Frame 1 (no input): blank canvas, image omitted
Frame 60 (no input): blank canvas, image omitted
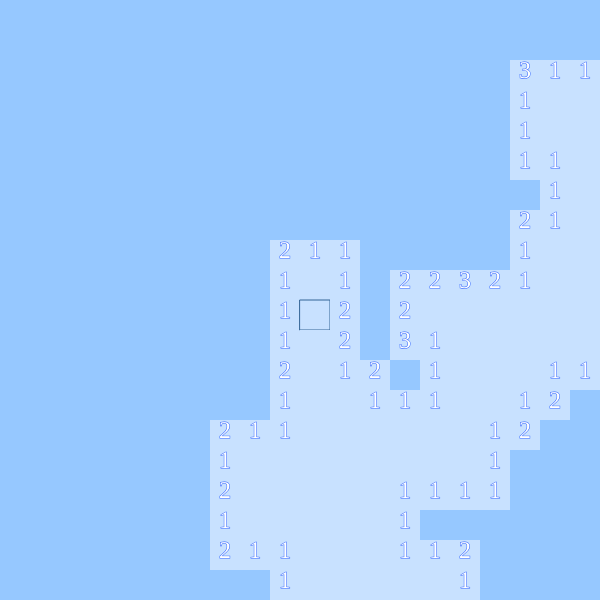
Frame 120 (the mouse pressed at the canvas centre since frame 60)

The p5.js sketch whose frames 1 and 60 were blank and that drew this single picture after the mouse press (run headless with seeded random() and noise() and a simulated clock; from frame 60 on, the mouse is pressed at the canvas centre):

// p5.js sketch
// ── sketch.js
var nodeSize = 30;
var canvSize = 600;
var numberOfMines = 50;

var Nodes=[];
var MineDraw=[];
var PlacedMines=false;
var mouseClickBool=false;
var GameOver = false;
var Win = false;
var cnv;

var foundMouseNode;

function setup() {
  cnv = createCanvas(canvSize,canvSize);
  cnv.position((windowWidth - width) / 2, (windowHeight - height) / 2);
  
  for (var i=0; i<canvSize/nodeSize; i++)
  {
    for (var p=0; p<canvSize/nodeSize; p++)
    {
      Nodes.push(new Node(i, p));
    }
  }
}

 function windowResized()
{
	cnv.position((windowWidth - width) / 2, (windowHeight - height) / 2);
}

function ChooseMines()
{
  for (var i=0; i<(canvSize/nodeSize)*(canvSize/nodeSize); i++)
  {
    if (i!=foundMouseNode && i!=foundMouseNode+1 && i!=foundMouseNode-1 && i!=foundMouseNode-canvSize/nodeSize && i!=foundMouseNode+canvSize/nodeSize)
    {
      if (i!=foundMouseNode+canvSize/nodeSize+1 && i!=foundMouseNode-canvSize/nodeSize+1 && i!=foundMouseNode+canvSize/nodeSize-1 && i!=foundMouseNode-canvSize/nodeSize-1)
      MineDraw.push(i);
    }
  }
  
  for (var i=0; i<numberOfMines; i++)
  {
    var MineChosen=floor(random(0,MineDraw.length));
    Nodes[MineDraw[MineChosen]].isMine=true;
    Nodes[MineDraw[MineChosen]].number=-1;
    MineDraw.splice(MineChosen,1);
  }
}

function Node(x, y)
{
  this.x=x;
  this.y=y;
  this.open=false;
  this.isMine=false;
  this.number=0;
  
  this.show = function()
  {
    if (this.open)
    {
      if (this.isMine)
      {
        fill(50,50,50);
      }
      else
      {
        fill(200,225,255);
      }
    }
    rect(this.x*nodeSize,this.y*nodeSize,nodeSize,nodeSize);
    if (this.open)
    {
      if (this.number!=0)
      {
        fill(255,255,255);
        stroke(50,100,255);
        textAlign(CENTER,TOP);
        textFont("Fantasy");
        textSize((nodeSize/5)*4);
        text(this.number,(this.x*nodeSize)+nodeSize/2,(this.y*nodeSize));
      }
    }
    else
    {
      if (this.number==-2)
      {
        fill(255,255,255);
        stroke(50,100,255);
        textAlign(CENTER,TOP);
        textFont("Fantasy");
        textSize((nodeSize/5)*4);
        text("P",(this.x*nodeSize)+nodeSize/2,(this.y*nodeSize));
      }
    }
  }
}

function FindNode(x, y)
{
  for (var i=0; i<Nodes.length; i++)
  {
    if (Nodes[i].x==x && Nodes[i].y==y)
    {
      return i;
      break;
    }
  }
  return -1
}

function FindMouseNode()
{
    return FindNode(floor(mouseX/nodeSize),floor(mouseY/nodeSize));
}

function mouseClickCheck()
{
  if (foundMouseNode!=-1)
  {
    if(mouseIsPressed)
    {
      if (!mouseClickBool)
      {
        if (mouseButton==LEFT)
        {
          if (!PlacedMines)
          {
            ChooseMines();
            PlacedMines=true;
          }
          if (Nodes[foundMouseNode].number!=-2)
          {
            floodFill(foundMouseNode);
          }
        }
        else
        {
          if (!Nodes[foundMouseNode].open)
          {
            if (Nodes[foundMouseNode].number!=-2)
            {
              Nodes[foundMouseNode].number=-2;
            }
            else
            {
              Nodes[foundMouseNode].number=0;
            }
          }
        }
      }
      mouseClickBool=true;
    }
    else
    {
      mouseClickBool=false;
    }
  }
}

function floodFill(nodeNum)
{
  var nodeNumbersToFill=[];
  if (nodeNum!=-1)
  {
    if (!Nodes[nodeNum].isMine)
    {
      if (!Nodes[nodeNum].open)
      {
        Nodes[nodeNum].open=true;
        
        //Check Left
        if (Nodes[nodeNum].x>0)
        {
          if (!Nodes[nodeNum-canvSize/nodeSize].isMine)
          {
            if (!Nodes[nodeNum-canvSize/nodeSize].open)
            {
              nodeNumbersToFill.push(nodeNum-canvSize/nodeSize);
            }
          }
          else
          {
            Nodes[nodeNum].number++;
          }
        }
        
        //Check Right
        if (Nodes[nodeNum].x<canvSize/nodeSize-1)
        {
          if (!Nodes[nodeNum+canvSize/nodeSize].isMine)
          {
            if (!Nodes[nodeNum+canvSize/nodeSize].open)
            {
              nodeNumbersToFill.push(nodeNum+canvSize/nodeSize);
            }
          }
          else
          {
            Nodes[nodeNum].number++;
          }
        }
        
        //Check Up
        if (Nodes[nodeNum].y>0)
        {
          if (!Nodes[nodeNum-1].isMine)
          {
            if (!Nodes[nodeNum-1].open)
            {
              nodeNumbersToFill.push(nodeNum-1);
            }
          }
          else
          {
            Nodes[nodeNum].number++;
          }
        }
        
        //Check Down
        if (Nodes[nodeNum].y<canvSize/nodeSize-1)
        {
          if (!Nodes[nodeNum+1].isMine)
          {
            if (!Nodes[nodeNum+1].open)
            {
              nodeNumbersToFill.push(nodeNum+1);
            }
          }
          else
          {
            Nodes[nodeNum].number++;
          }
        }
        
        //Check Left Up
        if (Nodes[nodeNum].x>0 && Nodes[nodeNum].y>0)
        {
          if (!Nodes[nodeNum-canvSize/nodeSize-1].isMine)
          {
            if (!Nodes[nodeNum-canvSize/nodeSize-1].open)
            {
              nodeNumbersToFill.push(nodeNum-canvSize/nodeSize-1);
            }
          }
          else
          {
            Nodes[nodeNum].number++;
          }
        }
        
        //Check Left Down
        if (Nodes[nodeNum].x>0 && Nodes[nodeNum].y<canvSize/nodeSize-1)
        {
          if (!Nodes[nodeNum-canvSize/nodeSize+1].isMine)
          {
            if (!Nodes[nodeNum-canvSize/nodeSize+1].open)
            {
              nodeNumbersToFill.push(nodeNum-canvSize/nodeSize+1);
            }
          }
          else
          {
            Nodes[nodeNum].number++;
          }
        }
        
        //Check Right Up
        if (Nodes[nodeNum].x<canvSize/nodeSize-1 && Nodes[nodeNum].y>0)
        {
          if (!Nodes[nodeNum+canvSize/nodeSize-1].isMine)
          {
            if (!Nodes[nodeNum+canvSize/nodeSize-1].open)
            {
              nodeNumbersToFill.push(nodeNum+canvSize/nodeSize-1);
            }
          }
          else
          {
            Nodes[nodeNum].number++;
          }
        }
        
        //Check Right Down
        if (Nodes[nodeNum].x<canvSize/nodeSize-1 && Nodes[nodeNum].y<canvSize/nodeSize-1)
        {
          if (!Nodes[nodeNum+canvSize/nodeSize+1].isMine)
          {
            if (!Nodes[nodeNum+canvSize/nodeSize+1].open)
            {
              nodeNumbersToFill.push(nodeNum+canvSize/nodeSize+1);
            }
          }
          else
          {
            Nodes[nodeNum].number++;
          }
        }
        
        if (Nodes[nodeNum].number==0)
        {
          for (var i=0; i<nodeNumbersToFill.length; i++)
          {
            floodFill(nodeNumbersToFill[i]);
          }
        }
      }
    }
    else
    {
      GameOver=true;
    }
  }
}

function WinCheck()
{
  this.Check=true;
  for (var i=0; i<Nodes.length; i++)
  {
    if (!Nodes[i].isMine)
    {
      if (!Nodes[i].open)
      {
        this.Check=false;
      }
    }
  }
  if (this.Check)
  {
    Win=true;
    mouseClickBool=true;
  }
}

function draw() {
  
  if (!GameOver && !Win)
  {
    foundMouseNode=FindMouseNode();
    mouseClickCheck();
    WinCheck();
    
    background(255,255,255);
    
    for (var i=0; i<Nodes.length; i++)
    {
      if (foundMouseNode==i)
      {
        stroke(50,100,150);
      }
      else
      {
        noStroke();
      }
      
      fill(150,200,255);
      Nodes[i].show();
    }
  }
  else if(GameOver)
  {
    background(150,50,50,1);
    textSize(canvSize/5);
    fill(10,10,10);
    text("Game Over!", canvSize/2,canvSize/3);
    textSize(canvSize/10);
    text("Click to restart",canvSize/2,(canvSize/5)*3);
    if (mouseIsPressed)
    {
      if (!mouseClickBool)
      {
        Nodes=[];
        MineDraw=[];
        PlacedMines=false;
        GameOver = false;
        Win = false;
        
        print(Nodes.length)
        foundMouseNode;
        
        for (var l=0; l<canvSize/nodeSize; l++)
        {
          for (var p=0; p<canvSize/nodeSize; p++)
          {
            Nodes.push(new Node(l, p));
            mouseClickBool=true;
          }
        }
      }
    }
    else
    {
      mouseClickBool=false;
    }
  }
  else
  {
    background(100,100,255,1);
    textSize(canvSize/5);
    fill(10,10,10);
    text("You Win!", canvSize/2,canvSize/3);
    textSize(canvSize/10);
    text("Click to restart",canvSize/2,(canvSize/5)*3);
    if (mouseIsPressed)
    {
      if (!mouseClickBool)
      {
        Nodes=[];
        MineDraw=[];
        PlacedMines=false;
        GameOver = false;
        Win = false;
        
        print(Nodes.length)
        foundMouseNode;
        
        for (var l=0; l<canvSize/nodeSize; l++)
        {
          for (var p=0; p<canvSize/nodeSize; p++)
          {
            Nodes.push(new Node(l, p));
            mouseClickBool=true;
          }
        }
      }
    }
    else
    {
      mouseClickBool=false;
    }
  }
}
